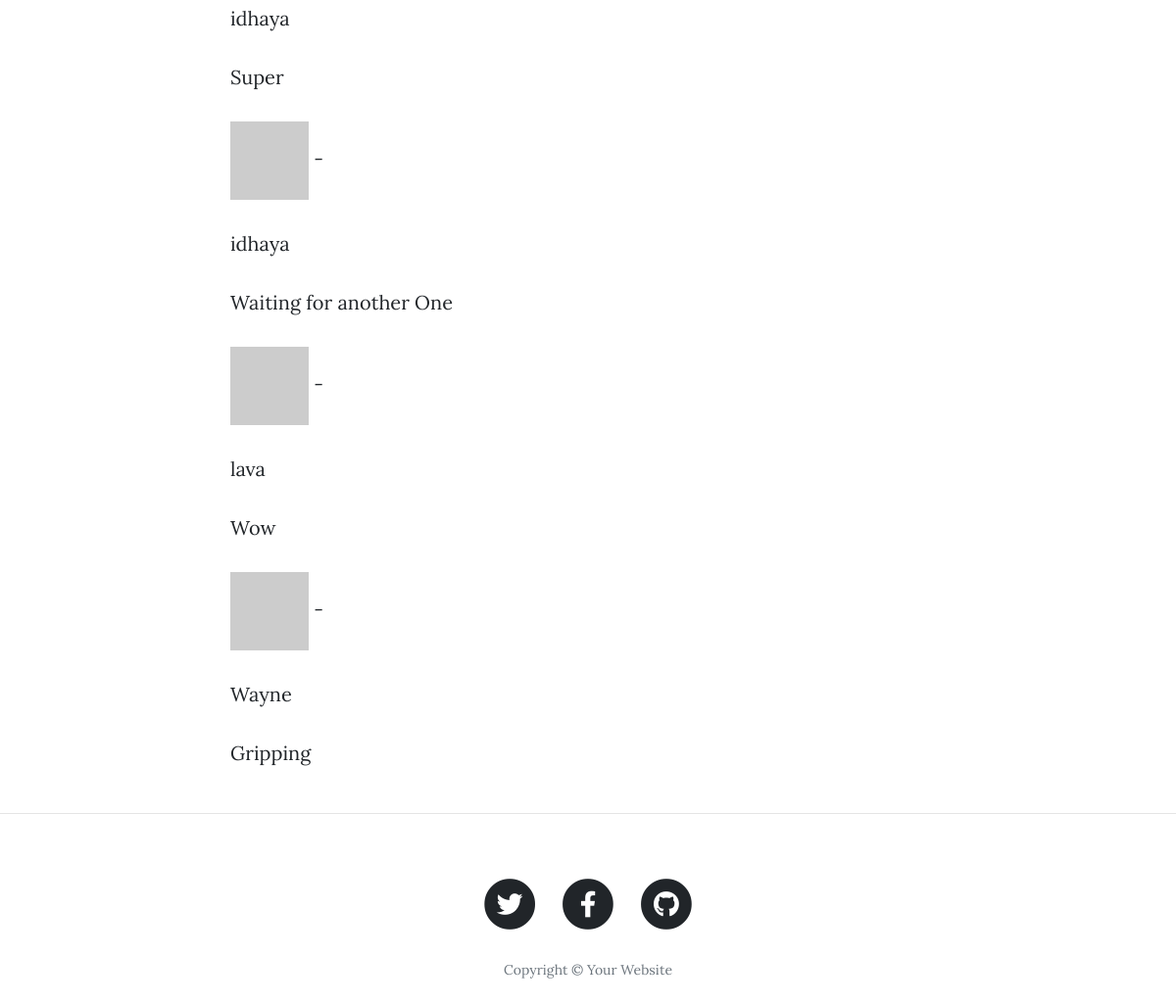
/post/1 (lower part), run on an earlier commit of the app's database.
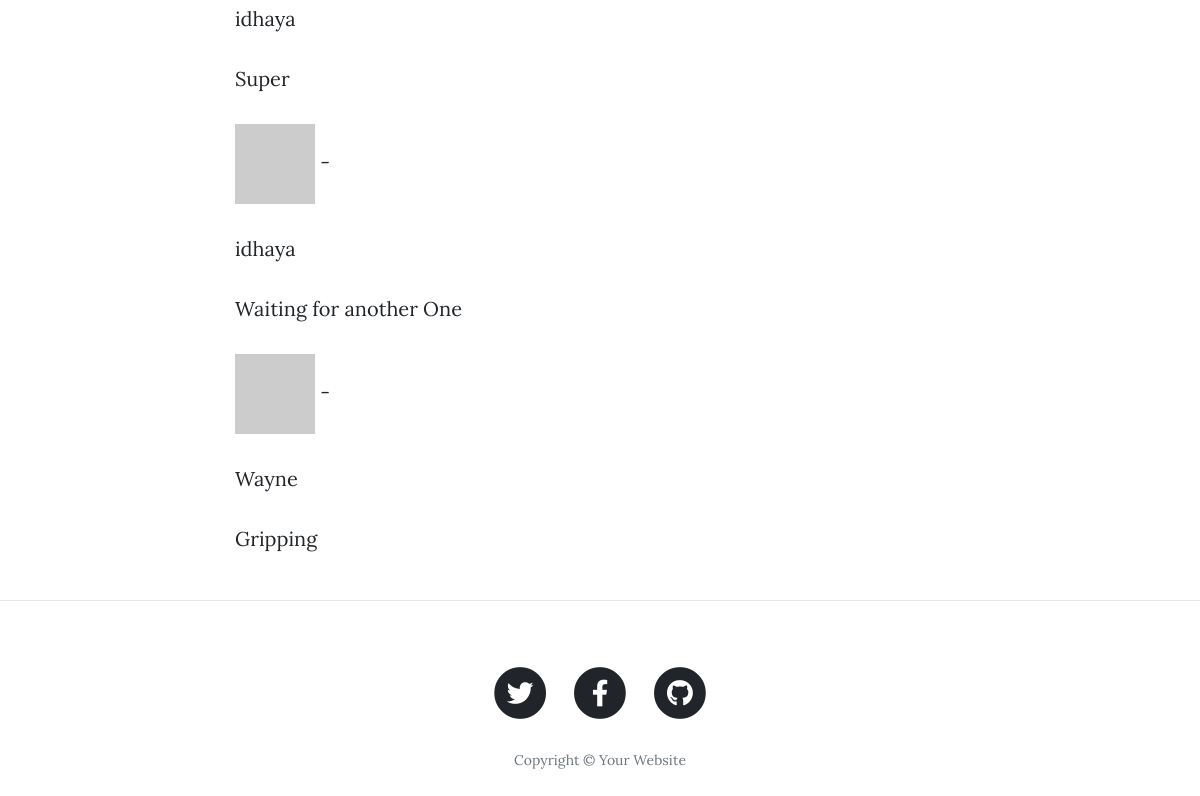
And on a later commit of the database.
### main.py (models this page shows)
class Comment(db.Model):
    __tablename__ = 'comment'
    id = db.Column(db.Integer, primary_key=True)
    user_id = db.Column(db.Integer, db.ForeignKey('login.id'))
    post_id = db.Column(db.Integer, db.ForeignKey('blogpost.id'))
    user = relationship('LogIn', back_populates='user_comment')
    post = relationship('BlogPost', back_populates='blog_comment')
    comment = db.Column(db.String(250), nullable=True)

class LogIn(UserMixin, db.Model):
    __tablename__ = 'login'
    id = db.Column(db.Integer, primary_key=True)
    name = db.Column(db.String(250), unique=True, nullable=False)
    email = db.Column(db.String(250), nullable=False)
    password = db.Column(db.String(100))
    posts = relationship('BlogPost', back_populates='author')
    user_comment = relationship('Comment', back_populates='user')

### main.py (the view, shortened to what this page needs)
@app.route("/post/<int:index>", methods=['POST', 'GET'])
def show_post(index):
    gh = BlogPost.query.get(index)
    fast = Comment.query.filter_by(post_id=index).all()
    requested_post = gh
    print(gh.author.name)
    comment = Commenter()
    return render_template("post.html", post=requested_post, vroom=fast, forms=comment, df=current_user)

### templates/post.html (shortened to what this page needs)
{% include "header.html" %}
{% import 'bootstrap/wtf.html' as wtf %}
  <article>
    <div class="container">
      <div class="row">
        <div class="col-lg-8 col-md-10 mx-auto">
            <div>
                {% for vit in vroom: %}
                <img class="mint" src="{{ vit.user.email | gravatar }}" > - <p>{{vit.user.name}}</p>
                <aside><p>{{vit.comment | safe}}</p></aside>
                {% endfor %}
            </div>
          </div>
      </div>
    </div>
  </article>
  <hr>
{% include "footer.html" %}

### templates/header.html (shortened to what this page needs)
<!DOCTYPE html>
<html lang="en">
<head>
  <link href="{{ url_for('static', filename='vendor/bootstrap/css/bootstrap.min.css') }}" rel="stylesheet">
  <link href="{{ url_for('static', filename='vendor/fontawesome-free/css/all.min.css')}}" rel="stylesheet" type="text/css">
  <link href="{{ url_for('static', filename='css/clean-blog.min.css')}}" rel="stylesheet">
</head>
<body>

### templates/footer.html (shortened to what this page needs)
  <footer>
    <div class="container">
      <div class="row">
        <div class="col-lg-8 col-md-10 mx-auto">
          <ul class="list-inline text-center">
            <li class="list-inline-item">
              <a href="#">
                <span class="fa-stack fa-lg">
                  <i class="fas fa-circle fa-stack-2x"></i>
                  <i class="fab fa-twitter fa-stack-1x fa-inverse"></i>
                </span>
              </a>
            </li>
            <li class="list-inline-item">
              <a href="#">
                <span class="fa-stack fa-lg">
                  <i class="fas fa-circle fa-stack-2x"></i>
                  <i class="fab fa-facebook-f fa-stack-1x fa-inverse"></i>
                </span>
              </a>
            </li>
            <li class="list-inline-item">
              <a href="#">
                <span class="fa-stack fa-lg">
                  <i class="fas fa-circle fa-stack-2x"></i>
                  <i class="fab fa-github fa-stack-1x fa-inverse"></i>
                </span>
              </a>
            </li>
          </ul>
          <p class="copyright text-muted">Copyright &copy; Your Website {{yeat}}</p>
        </div>
      </div>
    </div>
  </footer>
</body>
</html>

What changed in the data, as far as the page shows it:
removed Comment: user.name "lava", comment "Wow"
